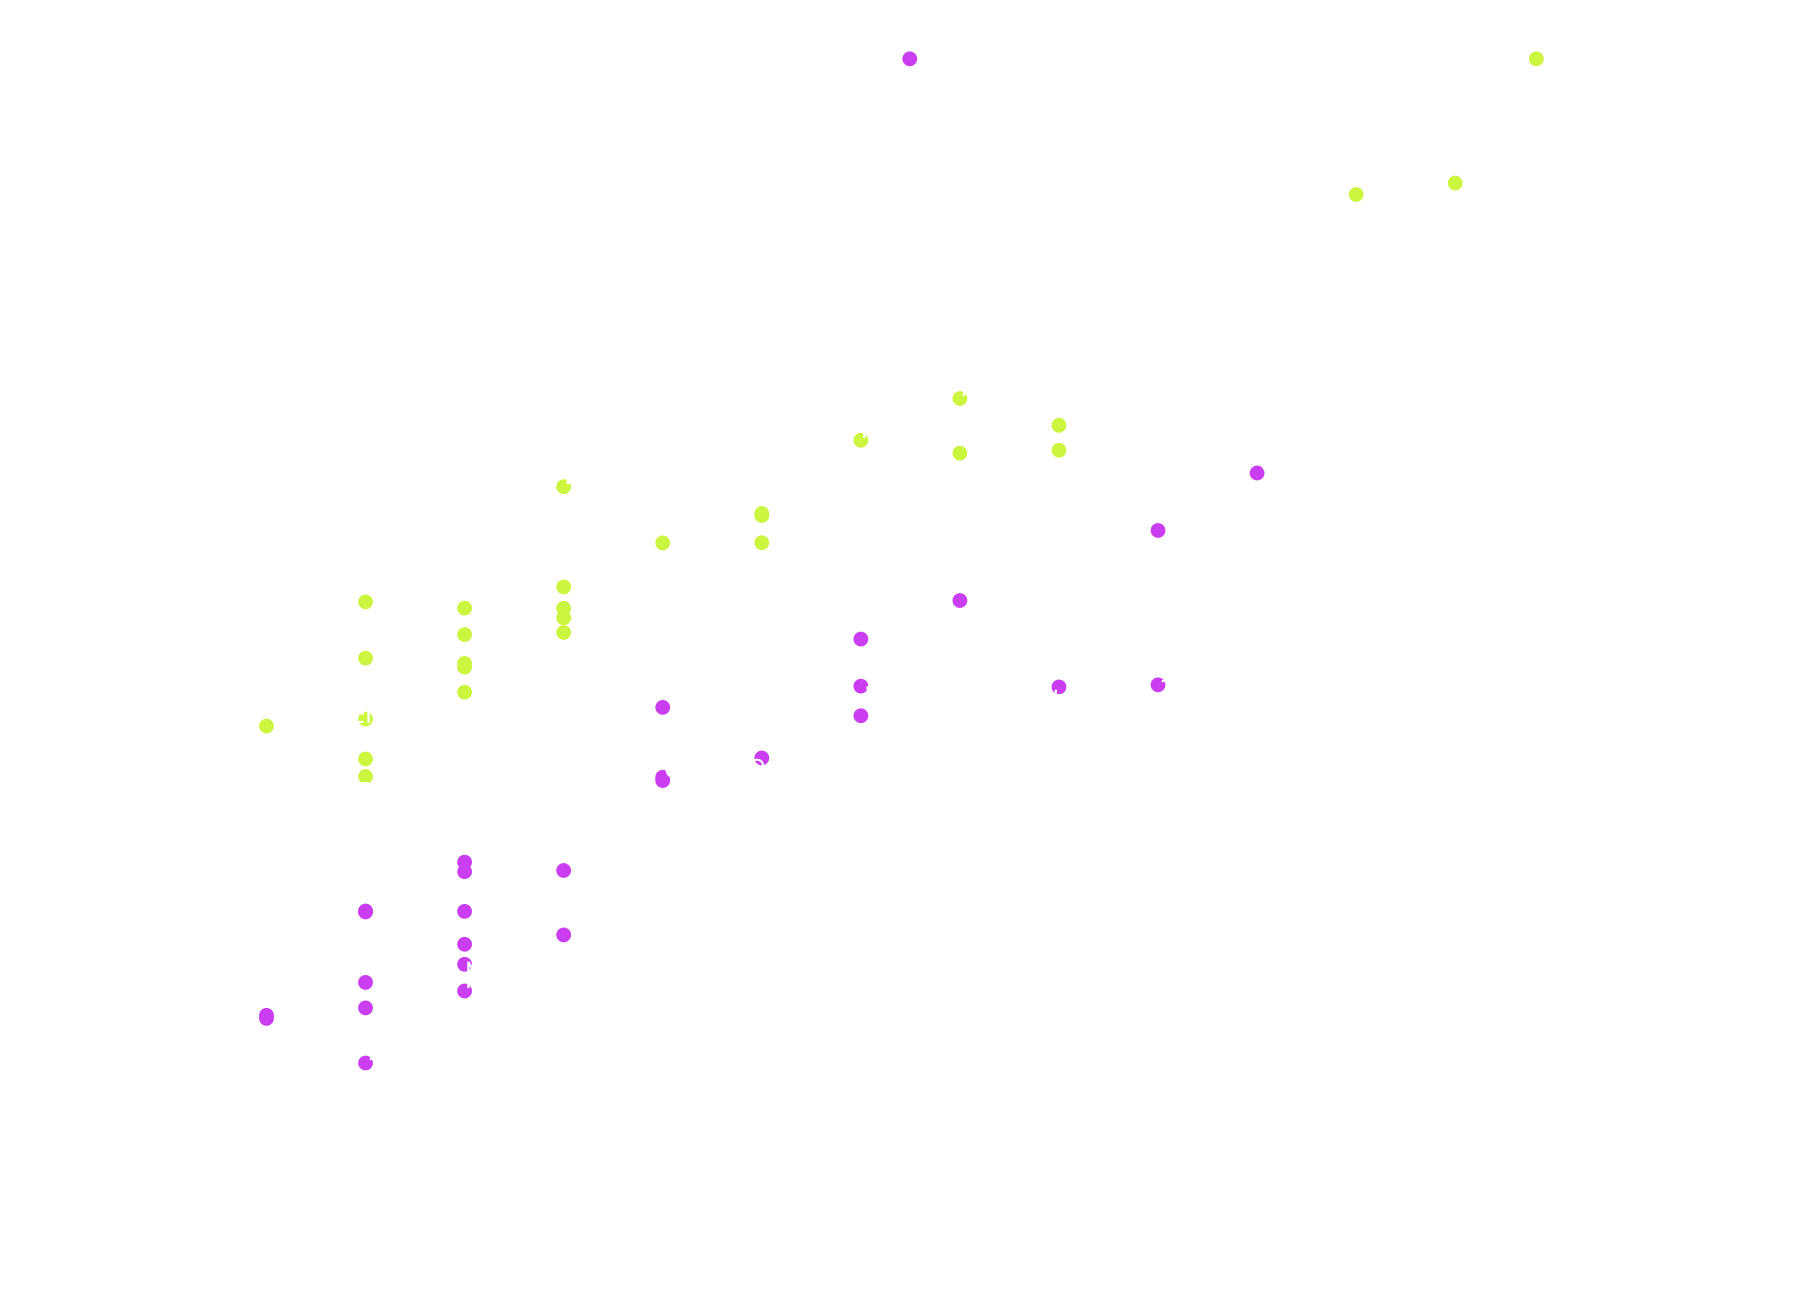

This figure's R source:
# przygotowanie
library(showtext)
library(dplyr)
library(ggplot2)
my_white <- rgb(255, 255, 255, 150, maxColorValue = 255)
font_add("knul", "C:/Users/tymek/Desktop/Studia/3_sem/TWD/project_fifa/data/Knul/Knul-Regular.otf")
showtext_auto()
teams <- read.csv('teams_fifa23.csv')
# wersja pop to wersja z recznie poprawionymi wartosciami spi
spi <- read.csv('spi_global_rankings_pop.csv')

# przygotowanie danych

spitop5 <- spi %>%
  filter(league %in% c("Barclays Premier League", "German Bundesliga",
                       "French Ligue 1", "Spanish Primera Division",
                       "Italy Serie A")) %>%
  select(name, league, spi) %>%
  arrange(name)

teamstop5 <- teams %>%
  filter(League %in% c("English Premier League (1)", 
                       "French Ligue 1 (1)", 
                       "German 1. Bundesliga (1)",
                       "Italian Serie A (1)",
                       "Spain Primera Division (1)")) %>%
  select(Name, League, Overall) %>%
  arrange(Name)

write.csv(teamstop5,"teams.csv", row.names = FALSE)

# Reczna zamiana nazw w pliku by SPI pasowalo do Fify 

teamstop5f <- read.csv('teams_f.csv', sep = ',')

# przygotowanie ramki do wykresu

df <- merge(teamstop5f, spitop5, by.x = "Name", by.y = "name")

df[1,1] <- "Union Berlin"
df[17,1] <- "Bayern"
df[23,1] <- "Brighton"
df[79,1] <- "Sevilla"
df[85,1] <- "Tottenham"
df[55,1] <- "Man City"

bad = c("Salernitana", "Nottingham Forest", "Getafe", "Wolverhampton", "Juventus",
         "Manchester United", "Sevilla", "Everton", "Monza", "Fulham",
        "Atletico Madrid", "Sampdoria", "Elche", "Empoli", "Brest", "Nantes",
        "AFC Bournemouth", "Verona", "Real Valladolid", "Cadiz", "Montpellier",
        "Bologna", "Nice", "VfL Wolfsburg", "Lazio", "Leicester City",
        "Bayer Leverkusen")
good = c("Arsenal", "Napoli", "Man City", "Brighton",
         "Union Berlin", "Werder Bremen", "Bayern", "Tottenham",
         "Hertha Berlin", "Torino", "VfB Stuttgart", "FC Cologne", "Lille",
         "Lens", "Brentford", "Mainz", "Udinese", "SC Freiburg", "Valencia",
         "TSG Hoffenheim", "Crystal Palace", "Stade Rennes", "Real Sociedad",
         "Newcastle", "Marseille", "Villarreal", "Borussia Dortmund")
names2 = c("Manchester United", "Juventus", "Arsenal", "Napoli", "Man City",
           "Brighton", "Union Berlin", "Getafe",
           "Salernitana", "Werder Bremen", "Wolverhampton", "Real Madrid", 
           "Nottingham Forest",
           "Monza", "Atletico Madrid", "Barcelona")

df_choose <- df %>%
  mutate(ifwant = if_else(Name %in% names2, 1, 0)) %>%
  mutate(good_bad = case_when(Name %in% good ~ "Underrated",
                              Name %in% bad ~ "Overrated",
                              TRUE ~ "Properly rated")) %>%
  filter(Overall > 72)

df_choose
df

# wykres różne kolory

team_plot <- df_choose %>%
  ggplot(aes(x = Overall, y = spi, label = Name)) +
  geom_smooth(data = df_choose, aes(x = Overall, y = spi), inherit.aes = FALSE,
              color = 'white', se = F) +
  geom_point(aes(color = good_bad), size = 1) + 
  geom_text(aes(label=ifelse(ifwant == 1,as.character(Name),'')),
              hjust=-0.02,vjust=-0.1, size = 10, color='white', family='knul') +
  xlim(72.5, 87.5) + ylim(45, 95) +
  labs(y = "SPI", x = "Rating", color= "") +
  scale_color_manual(values = c("#cb3df0", "white", "#ccf53f")) +
  scale_fill_discrete(labels=c('Underrated', 'Properly rated', 'Overrated')) +
  theme(
    rect = element_rect(fill = 'transparent'),
    text = element_text(family = 'knul'),
    panel.background = element_rect(fill = 'transparent'),
    panel.grid.major.y = element_line(size = 0.2, color = my_white),
    panel.grid.minor.y = element_line(size = 0.2, color = my_white),
    panel.grid.major.x = element_line(size = 0.2, color = my_white),
    panel.grid.minor.x = element_line(size = 0.2, color = my_white),
    panel.border = element_blank(),
    axis.text.x = element_text(size = 30, color = 'white'),
    axis.text.y = element_text(size = 30, color = 'white'),
    axis.title = element_text(size = 35, color = 'white'),
    axis.ticks = element_blank(),
    legend.text = element_text(size = 30, color = 'white', hjust = -5),
    legend.position="top",
    legend.justification="right", 
    legend.box.spacing = unit(0, "pt"),
    legend.margin=margin(0,0,0,0),
    legend.key = element_blank()
  )

team_plot

ggsave(plot = team_plot, file = "teams.png",
       type = "cairo-png",  bg = "transparent",
       width = 1800, height = 1300, units = 'px')

# wykres jeden kolor

df2 <- df %>%
  mutate(ifwant = if_else(Name %in% names2, 1, 0))

team_plot_2 <- df_choose %>%
  ggplot(aes(x = Overall, y = spi, label = Name)) +
  geom_smooth(data = df_choose, aes(x = Overall, y = spi), inherit.aes = FALSE,
              color = '#cb3df0', se = F) +
  geom_point(size = 1, color = '#ccf53f') +
  geom_text(aes(label=ifelse(ifwant == 1,as.character(Name),'')),
            hjust=-0.02,vjust=-0.1, size = 10, color='white', family='knul') +
  xlim(72.5, 87.5) + ylim(45, 95) +
  labs(y = "SPI", x = "Rating") +
  theme(
    rect = element_rect(fill = 'transparent'),
    text = element_text(family = 'knul'),
    panel.background = element_rect(fill = 'transparent'),
    panel.grid.major.y = element_line(size = 0.2, color = my_white),
    panel.grid.minor.y = element_line(size = 0.2, color = my_white),
    panel.grid.major.x = element_line(size = 0.2, color = my_white),
    panel.grid.minor.x = element_line(size = 0.2, color = my_white),
    panel.border = element_blank(),
    axis.text.x = element_text(size = 30, color = 'white'),
    axis.text.y = element_text(size = 30, color = 'white'),
    axis.title = element_text(size = 35, color = 'white'),
    axis.ticks = element_blank(),
  )

team_plot_2

ggsave(plot = team_plot_2, file = "teams_2.png",
       type = "cairo-png",  bg = "transparent",
       width = 1500, height = 1300, units = 'px')

# df %>%
#   ggplot(aes(x = Overall, y = spi, label = Name)) +
#   geom_point(size = 2) +
#   geom_text(aes(label=as.character(Name), color = League)) +
#   labs(title = "Fifa teams ratings vs SPI",
#        subtitle = "Team overall rating in Fifa 23, Soccer Power Index on the start of the 2022/23 season, top 5 leagues",
#        y = "SPI", x = "Rating") +
#   geom_smooth(data = df_choose, aes(x = Overall, y = spi), inherit.aes = FALSE,
#               color = 'black') +
#   xlim(72.5, 87.5) + ylim(45, 95) +
#   theme_minimal()
            

